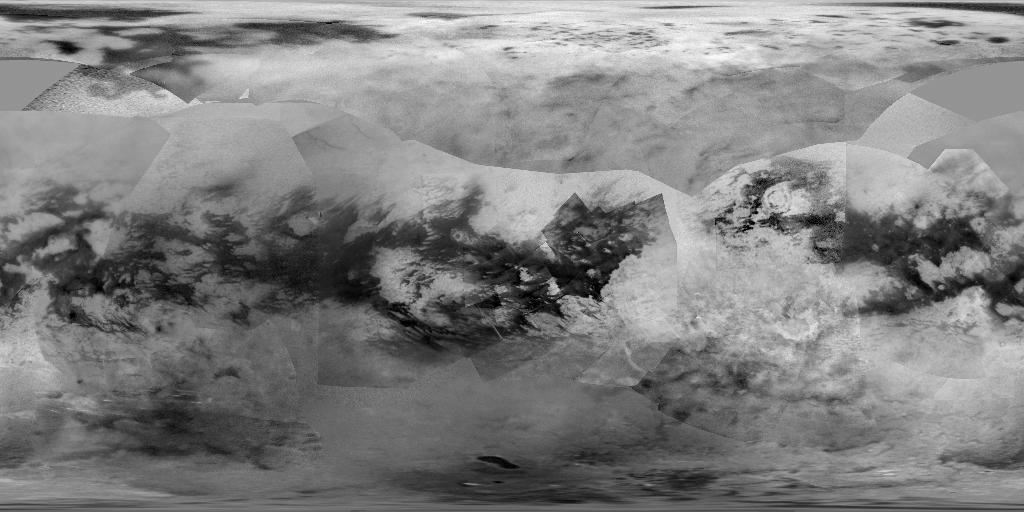
#> input picture ISS_mosaic_low_res.tif, 1024 x 512 px, found by its file name
$ jupyter execute --allow-errors marvin_etal_2024_GRL_figure_code.ipynb
#> lines starting #> are read from the running program, lines starting #| are printed output that depends on the picture
[cell 1]
# Code script to recreate the figures in Marvin et al. (2024), in Geophysical Research Letters

# [paper citation here]

[cell 2]
#load packages
import pandas as pd
import numpy as np

import matplotlib
import matplotlib.patheffects as pe
import matplotlib.pyplot as plt

from scipy.optimize import curve_fit
from scipy.stats import linregress
from sklearn.linear_model import LinearRegression
from scipy.stats import ks_2samp
from scipy import stats
import statsmodels.api as sm

import pymannkendall as mk

import rasterio

import cv2

import geopandas as gpd
import os
os.environ["PROJ_LIB"] = "/Users/michaelmarvin/opt/anaconda3/pkgs/basemap-data-1.3.2-pyhd3eb1b0_1/site-packages/mpl_toolkits/basemap_data/epsg"; #fixr
from mpl_toolkits.basemap import Basemap

[cell 3]
#path to gridded data
path = "/Users/michaelmarvin/Library/CloudStorage/OneDrive-Stanford/Research Work/Titan_Degradation/Code/grid50km_final.csv"

#> (the rest of this cell did not finish here and is left out)

[cell 4]
#path to raw gridded data
path = '/Users/michaelmarvin/Library/CloudStorage/OneDrive-Stanford/Research Work/Titan_Degradation/Code/marvin_etal_2024_GRL/marvin_etal_2024_data_RAW.csv'

#> (the rest of this cell did not finish here and is left out)

#> (a cell that did not finish here is left out)

#> (a cell that did not finish here is left out)

[cell 7]
# read in raw crest data
crest_path = '/Users/michaelmarvin/Library/CloudStorage/OneDrive-Stanford/Research Work/Titan_Degradation/Code/marvin_etal_2024_GRL/marvin_etal_2024_crestlines_RAW.csv'
#> (the rest of this cell did not finish here and is left out)

[cell 8]
#read in patterns data from Marvin et al. (2023) and Ewing et al. (2015)

#Ewing et al. (2015) longitudinal dune data
E_path = '/Users/michaelmarvin/Library/CloudStorage/OneDrive-Stanford/Research Work/Titan_Degradation/Code/marvin_etal_2024_GRL/Ewing_et_al_2015_data.xlsx'
#> (the rest of this cell did not finish here and is left out)

#> (a cell that did not finish here is left out)

[cell 10]
# MAIN TEXT FIGURES

[cell 11]
# FIGURE 1A

#read in basemap
ISS_basemap = plt.imread('/Users/michaelmarvin/Library/CloudStorage/OneDrive-Stanford/Research Work/Titan_Degradation/Code/marvin_etal_2024_GRL/ISS_mosaic_low_res.tif')
#> ISS_basemap is the input picture: shape (512, 1024); min 0, max 252, mean 128
ISS_basemap = cv2.cvtColor(ISS_basemap, cv2.COLOR_BGR2RGB)

#set projection and axes limits
#> (the rest of this cell did not finish here and is left out)

[cell 12]
# FIGURE 2

fig, axes = plt.subplots(nrows=2, figsize=(6, 10), sharex=False, gridspec_kw={'height_ratios': [1, 1]})

# panel 1: hypothetical rho_0 evolution
ax1 = axes[0]

# defines the curves to plot the red line in the plot
def custom_curve1(x1):
    return 2 + (3.25 - 2) * (1 + np.cos(np.pi * (x1 - 1))) * np.exp(-10 * (x1 - 1)**2)

def custom_curve2(x2):
    return 3 + (3 - 2) * (0.5 + np.cos(np.pi * (x2 - 1))) * np.exp(-10 * (x2 - 1)**2)

x1 = np.linspace(0, 1, 1000)
x2 = np.linspace(1, 2, 1000)

y1 = custom_curve1(x1)
y2 = custom_curve2(x2)

# plot red lines
ax1.plot(x1, y1, color='r', linestyle='-', linewidth=3, zorder=1)
ax1.plot(x2, y2, color='r', linestyle='-', linewidth=3, zorder=1)

# adding p_0 background dashed lines
ax1.axhline(y=1.98, xmin=0, xmax=0.35, color='black', linestyle=':', zorder=2)
ax1.axhline(y=2.98, xmin=0.65, xmax=1, color='black', linestyle=':', zorder=2)

# add text
ax1.text(0.6, 2.1, r'background level, $\rho_{0,i}$', fontsize=12)
ax1.text(1.18, 2.7, r'background level, $\rho_{0,f}$', fontsize=12)
ax1.text(0.325, 1.6, 'change in boundary conditions', color='#702963', fontsize=12)
ax1.text(0.95, 3.2, r'$\propto T_{\mathrm{r}}$', fontsize=12)

ax1.text(0.55, 2.7, r'$t_{i}$', fontsize=12)
ax1.text(1.85, 4.1, r'$t_{f}$', fontsize=12)
ax1.text(0.55, 4.1, r'$t_{max}$', fontsize=12)

# add arrows
ax1.arrow(0.3, 1.6, 0, 0.25, head_width=0.02, width=0.01, facecolor='#702963', edgecolor='black', linewidth=0.5)
ax1.arrow(1.05, 3.1, 0.25, 0, head_width=0.05, head_length=0.02, width=0.01, color='k', linewidth=0.5)
ax1.arrow(1.05, 3.1, -0.25, 0, head_width=0.05, head_length=0.02, width=0.01, color='k', linewidth=0.5)

# add points
ax1.scatter([0.3, 1, 1.6], [2, 4.5, 3], color='k', marker='o', edgecolors='black', linewidth=1, s=50, zorder=3)

# labels and formatting
ax1.set_ylabel('Defect density, $\\rho$ (m$^{-1}$)', fontsize=14)
ax1.set_xticks([])
ax1.set_yticks([])
ax1.set_xlim([0, 2])
ax1.set_ylim([1.5, 5])
ax1.set_xlabel('Time', fontsize=14)


# panel 2: hypothetical lambda vs rho
ax2 = axes[1]

# calculate p_0 line
v1 = np.logspace(1, 5, num=4001)
line1 = np.exp(4.4946) * v1**(-2.2375)

# plot p_0 line
ax2.plot(v1, line1, color='k', linestyle='-', linewidth=2, label=r'background level of defects, $\rho_{0}$', zorder=7)
ax2.fill_between(v1, line1, 10**-7, color='lightgray', alpha=0.5, zorder=1)

# add text
ax2.text(10**3.2, 10**-5.0, r'$t_{i}$, $\Delta \rho$ ~ 1', fontsize=12)
ax2.text(10**2.5, 10**-4.6, r'$t_{f}$, $\Delta \rho$ ~ 1', fontsize=12)
ax2.text(10**3.2, 10**-3, r'$t_{max}$, $\Delta \rho$ >> 1', fontsize=12)

ax2.text(10**3.8, 10**-6, 'increasing pattern disorganization', fontsize=12, rotation = 270)
ax2.arrow(10**3.9, 10**-6.3, 0, 10**-2 - 10**-6.3, head_length = 0.002, width = 100, color = 'k', linewidth=0.5)

ax2.text(10**2.05, 10**-1.5, r'$\Delta \rho$($\lambda$) = $\frac{\rho}{\rho_{0}}$', fontsize=12)

ax2.text(10**3.3, 10**(-6.6), 'no dunes', fontsize = 10, style='italic', rotation = -30)


# labels and formatting
ax2.set_xscale('log')
ax2.set_yscale('log')
ax2.set_xlim([10**2, 10**4])
ax2.set_ylim([10**-7, 10**-1])

ax2.set_xlabel('Average dune spacing, $\\lambda$ (m)', fontsize=14)
ax2.set_ylabel('Defect density, $\\rho$ (m$^{-1}$)', fontsize=14)
ax2.legend(loc="lower left", frameon=False)

ax2.tick_params(axis='both', which='both', bottom=False, top=False, left=False, right=False)
ax2.set_xticks([])
ax2.set_yticks([])

# make the background of panel 2 transparent
ax2.patch.set_alpha(0)

plt.tight_layout()
# plt.savefig('fig2_rho_0_hypothetical.pdf', bbox_inches='tight', transparent=True))

plt.show()
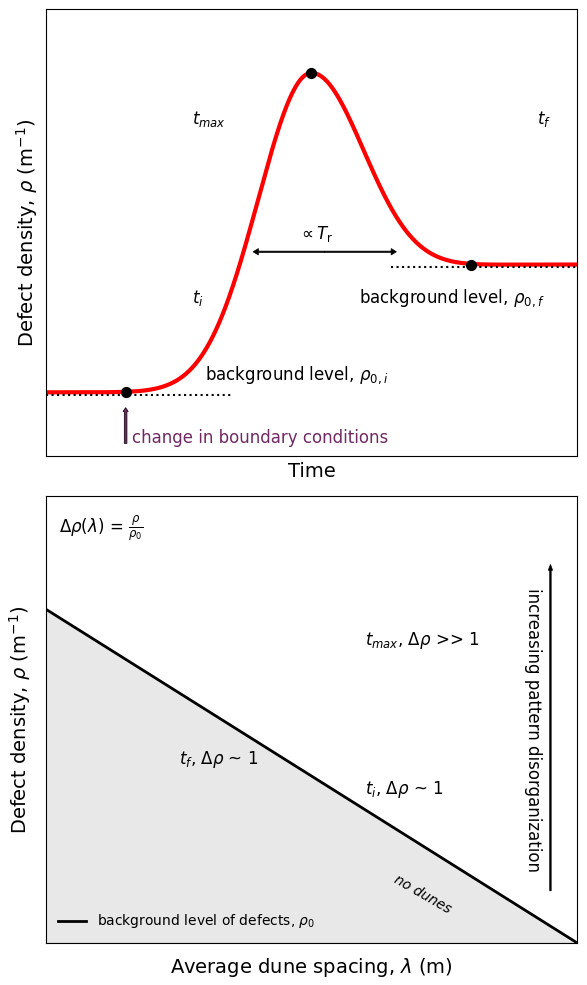
#> figure drawn by matplotlib, 2 panels

# gradient background to panel 2 added in Adobe Illustrator
